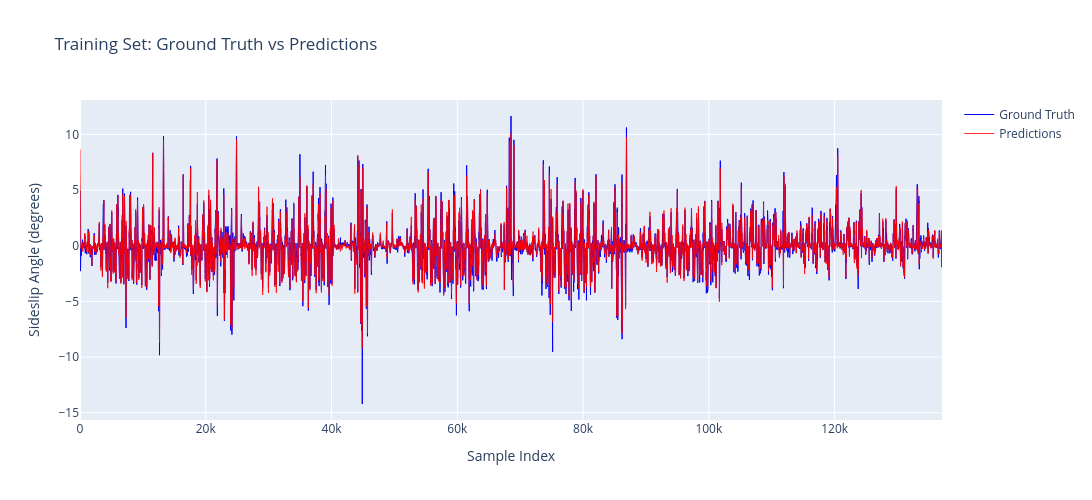

This figure's notebook cell:
### Code cell
# ========== VISUALIZE TRAINING PREDICTIONS ==========
import plotly.graph_objects as go

print("\n" + "="*80)
print("📊 LOADING COMPLETE TRAINING DATA FOR VISUALIZATION")
print("="*80)

# Load complete training data WITHOUT shuffling for visualization
# This uses the SAME pipeline to ensure consistent preprocessing
train_loader_unshuffled = load_test_data(
    test_path="../datasets_challenge/train",
    batchsize=512,
    pipeline=pipeline,
    load_anonymized_data=False  # Training data has real sideSlip labels
)

print(f"✅ Unshuffled train loader created")
print(f"   Batches: {len(train_loader_unshuffled)}")

# Set model to evaluation mode
model.eval()

# Storage for predictions and ground truth
total_loss = 0  
preds = []
ground_truths = []

# Generate predictions for all training data
with torch.no_grad():
    for step, (x, y) in enumerate(train_loader_unshuffled):
        X, y = x.to(device), y.to(device).reshape([len(y), 1])

        pred, _ = model(X)
        loss = criterion(pred, y)
        total_loss += loss.item()
        
        # Store predictions and ground truth
        preds.append(pred.reshape(-1).cpu().numpy())
        ground_truths.append(y.reshape(-1).cpu().numpy())

    print(f"\n📈 Training Set MAE: {total_loss/(step+1):.5f}°")
    
    # Concatenate all batches into single arrays
    ground_truths = np.concatenate(ground_truths)
    preds = np.concatenate(preds)

# Create interactive plot
fig = go.Figure()
fig.add_trace(go.Scatter(y=ground_truths, mode='lines', name='Ground Truth', line=dict(color='blue', width=1)))
fig.add_trace(go.Scatter(y=preds.flatten(), mode='lines', name='Predictions', line=dict(color='red', width=1), opacity=0.8))
fig.update_layout(
    title='Training Set: Ground Truth vs Predictions',
    xaxis_title='Sample Index',
    yaxis_title='Sideslip Angle (degrees)',
    width=1200,
    height=500,
    hovermode='x unified'
)
fig.show()

print(f"\n📊 Prediction Statistics:")
print(f"  - Samples: {len(preds):,}")
print(f"  - Ground Truth Range: [{ground_truths.min():.2f}°, {ground_truths.max():.2f}°]")
print(f"  - Prediction Range: [{preds.min():.2f}°, {preds.max():.2f}°]")
print(f"  - MAE: {np.mean(np.abs(ground_truths - preds.flatten())):.5f}°")
print("="*80)

### Figure 1 — Plotly figure (JSON) as saved in the notebook; plotly's stock layout.template omitted (floating-point values rounded to 4 significant figures; data arrays with more than 128 entries replaced by an {"elided": "..."} marker saying what was removed)
{"data": [{"line": {"color": "blue", "width": 1}, "mode": "lines", "name": "Ground Truth", "type": "scatter", "y": {"elided": "137080 float values"}}, {"line": {"color": "red", "width": 1}, "mode": "lines", "name": "Predictions", "opacity": 0.8, "type": "scatter", "y": {"elided": "137080 float values"}}], "layout": {"height": 500, "hovermode": "x unified", "title": {"text": "Training Set: Ground Truth vs Predictions"}, "width": 1200, "xaxis": {"title": {"text": "Sample Index"}}, "yaxis": {"title": {"text": "Sideslip Angle (degrees)"}}}}
